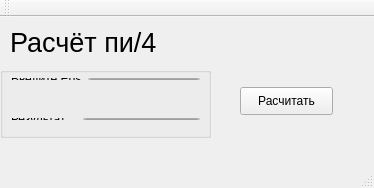
<?xml version="1.0" encoding="UTF-8"?>
<ui version="4.0">
 <class>MainWindow</class>
 <widget class="QMainWindow" name="MainWindow">
  <property name="geometry">
   <rect>
    <x>0</x>
    <y>0</y>
    <width>374</width>
    <height>188</height>
   </rect>
  </property>
  <property name="windowTitle">
   <string>MainWindow</string>
  </property>
  <widget class="QWidget" name="centralWidget">
   <widget class="QGroupBox" name="groupBox">
    <property name="geometry">
     <rect>
      <x>0</x>
      <y>50</y>
      <width>211</width>
      <height>71</height>
     </rect>
    </property>
    <property name="title">
     <string/>
    </property>
    <widget class="QWidget" name="layoutWidget">
     <property name="geometry">
      <rect>
       <x>0</x>
       <y>0</y>
       <width>211</width>
       <height>24</height>
      </rect>
     </property>
     <layout class="QHBoxLayout" name="horizontalLayout">
      <item>
       <widget class="QLabel" name="label">
        <property name="text">
         <string>Введите Еps</string>
        </property>
       </widget>
      </item>
      <item>
       <widget class="QLineEdit" name="lineEdit">
        <property name="text">
         <string/>
        </property>
       </widget>
      </item>
     </layout>
    </widget>
    <widget class="QWidget" name="layoutWidget">
     <property name="geometry">
      <rect>
       <x>0</x>
       <y>40</y>
       <width>211</width>
       <height>24</height>
      </rect>
     </property>
     <layout class="QHBoxLayout" name="horizontalLayout_2">
      <property name="spacing">
       <number>7</number>
      </property>
      <item>
       <widget class="QLabel" name="label_2">
        <property name="text">
         <string>Результат =</string>
        </property>
       </widget>
      </item>
      <item>
       <widget class="QLineEdit" name="lineEdit_2"/>
      </item>
     </layout>
    </widget>
   </widget>
   <widget class="QPushButton" name="pushButton">
    <property name="geometry">
     <rect>
      <x>240</x>
      <y>70</y>
      <width>93</width>
      <height>28</height>
     </rect>
    </property>
    <property name="text">
     <string>Расчитать</string>
    </property>
   </widget>
   <widget class="QLabel" name="label_3">
    <property name="geometry">
     <rect>
      <x>10</x>
      <y>0</y>
      <width>191</width>
      <height>51</height>
     </rect>
    </property>
    <property name="font">
     <font>
      <pointsize>20</pointsize>
     </font>
    </property>
    <property name="text">
     <string>Расчёт пи/4</string>
    </property>
   </widget>
  </widget>
  <widget class="QMenuBar" name="menuBar">
   <property name="geometry">
    <rect>
     <x>0</x>
     <y>0</y>
     <width>374</width>
     <height>26</height>
    </rect>
   </property>
  </widget>
  <widget class="QToolBar" name="mainToolBar">
   <attribute name="toolBarArea">
    <enum>TopToolBarArea</enum>
   </attribute>
   <attribute name="toolBarBreak">
    <bool>false</bool>
   </attribute>
  </widget>
  <widget class="QStatusBar" name="statusBar"/>
 </widget>
 <layoutdefault spacing="6" margin="11"/>
 <resources/>
 <connections/>
</ui>
